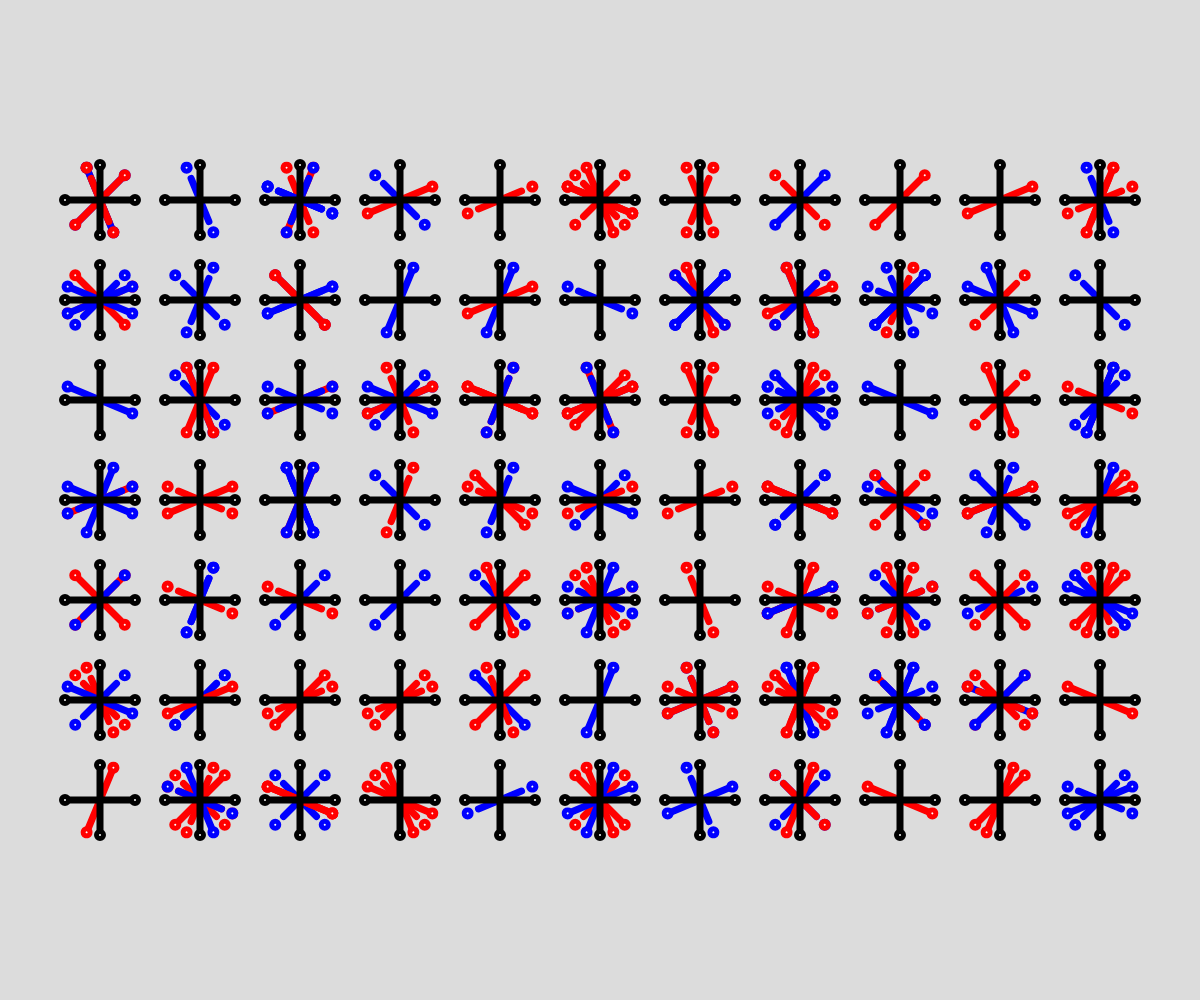
Frame 1 (no input)
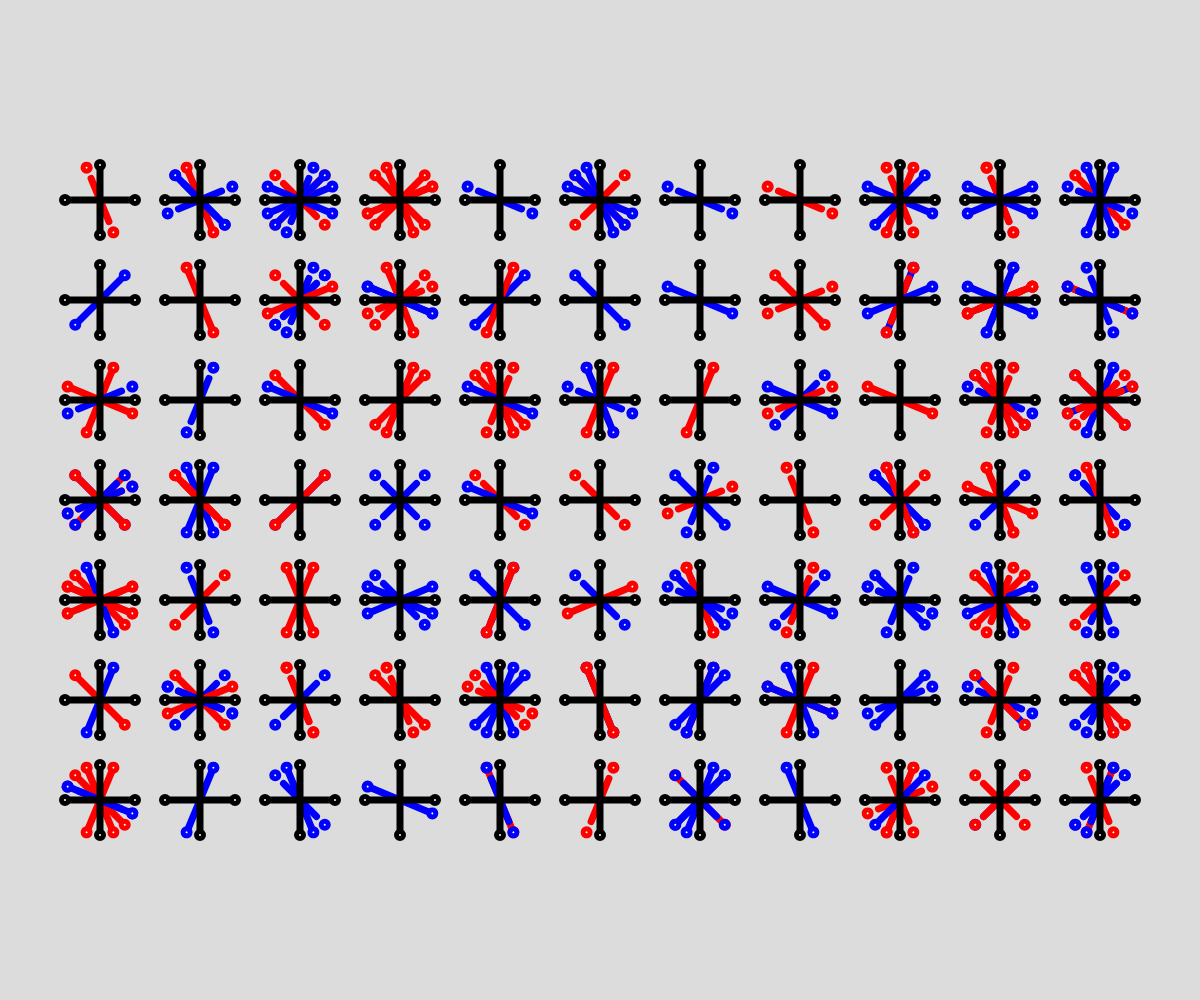
Frame 2 (the mouse pressed at the canvas centre, redrawn once)

The p5.js sketch that drew these frames (run headless with seeded random() and noise() and a simulated clock; the mouse was pressed at the canvas centre and the sketch redrawn once):

// p5.js sketch
// ── sketch.js
const lineLength = 70;
const halfLineLength = lineLength / 2;

const rotations = [45, 135, 22.5, 112.5, 67.5, 157.5];
const colors = ["red", "blue"];

function setup() {
  createCanvas(windowWidth, windowHeight);

  angleMode(DEGREES);
  noLoop();
}

function drawLine(x1, y1, x2, y2, distance) {
  line(x1, y1, x2, y2);
  if(distance == halfLineLength) {
    circle(x1, y1, 5);
    circle(x2, y2, 5);
  }
  else {
    circle(x1 * 1.5, y1 * 1.5, 5);
    circle(x2 * 1.5, y2 * 1.5, 5);
  }
}

function drawGlyph(x, y, lines) {
  strokeWeight(7);

  for(let i = 0; i < lines; i++) {
    stroke(random(colors));
    // Draw diagonal lines
    push();
    translate(x, y);
    rotate(rotations[floor(random(rotations.length))]);
    let length = random([halfLineLength, halfLineLength / 1.5]);
    drawLine(-length, 0, length, 0, length);
    pop();
  }

  stroke("black");
  // Draw horizontal line
  drawLine(x - halfLineLength, y, x + halfLineLength, y, halfLineLength);
  // Draw vertical line
  drawLine(x, y - halfLineLength, x, y + halfLineLength, halfLineLength);
}

function draw() {
  background(220);

  let columns = floor(windowWidth / 100);
  let rows = floor(windowHeight / 100);

  for(let i = 1; i < columns; i++) {
    for(let j = 2; j < rows - 1; j++) {
      drawGlyph(i * 100, j * 100, floor(random(1, 7)));
    }
  }
}
